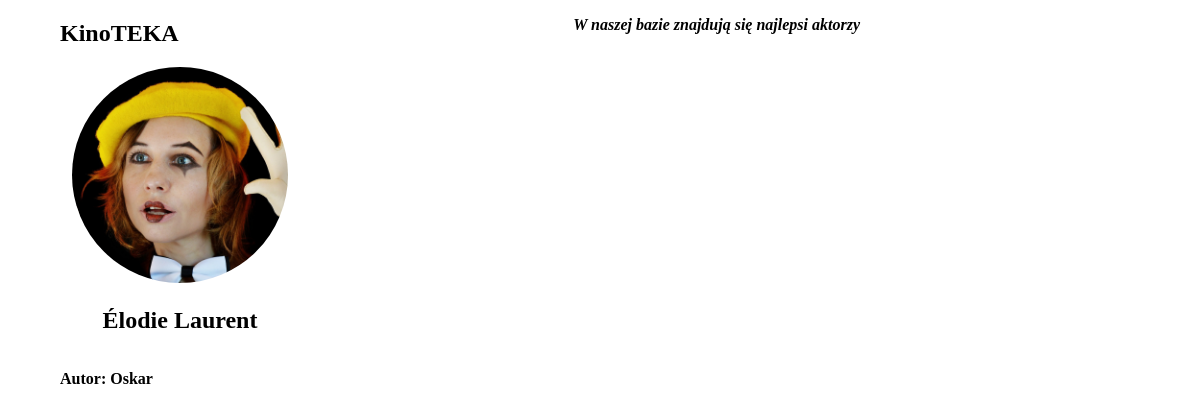
/kino/aktor.php?id=2, run on the app's committed database.
### tables this page shows
CREATE TABLE `aktorzy` (
  `id_aktora` int(11) NOT NULL,
  `imie` varchar(255) NOT NULL,
  `nazwisko` varchar(255) NOT NULL,
  `ocena` tinyint(4) NOT NULL DEFAULT 0,
  `plik_awatara` varchar(255) NOT NULL DEFAULT 'awatar_nieznany.png'
);

### kino/aktor.php (the view, shortened to what this page needs)
<!DOCTYPE html>
<html lang="pl">
<head>
    <link rel="stylesheet" href="styl.css">
</head>
<body>
    <header>
        <section id="bloknaglowkowy1">
            <a href="index.php"><h2>KinoTEKA</h2></a>
        </section>
        <section id="bloknaglowkowy2">
            <p><b>W naszej bazie znajdują się najlepsi aktorzy</b></p>
        </section>
    </header>
    <main>
        <?php
            $polaczenie = mysqli_connect("localhost", "root", "", "kino");
            $id = $_GET['id'];
            $zapytanie2 = mysqli_query($polaczenie, "SELECT imie, nazwisko, plik_awatara FROM aktorzy WHERE id_aktora = $id");
            $row = mysqli_fetch_assoc($zapytanie2);
            if ($row) {
                echo "<section class='pojedynczyaktor'>";
                echo "<img src='img/" . $row['plik_awatara'] . "' alt='" . $row['imie'] . " " . $row['nazwisko'] . "' title='" . $row['imie'] . " " . $row['nazwisko'] . "'>";
                echo "<h1>" . $row['imie'] . " " . $row['nazwisko'] . "</h1>";
                echo "</section>";
            }
            ?>
    </main>
    <footer>
        <strong><p>Autor: Oskar</p></strong>
    </footer>
</body>
</html>

### kino/styl.css (style rules this page uses)
* { font-family: 'Gill Sans MT', 'Calibri'; }
body { width: 90%; margin-top: 0; margin-bottom: 0; margin-left: auto; margin-right: auto; }
header { max-height: 100px; display: inline-flex; flex-direction: row; }
header p { font-style: italic; }
#bloknaglowkowy1 { width: 40vh; }
#bloknaglowkowy2 { width: 60vh; text-align: right; }
.pojedynczyaktor { width: 15em; text-align: center; display: inline-block; }
img { width: 90%; border-radius: 50%; }
a { color: black; text-decoration: none; }

### data on the page
aktorzy: plik_awatara (picture), imie "Élodie", nazwisko "Laurent"
